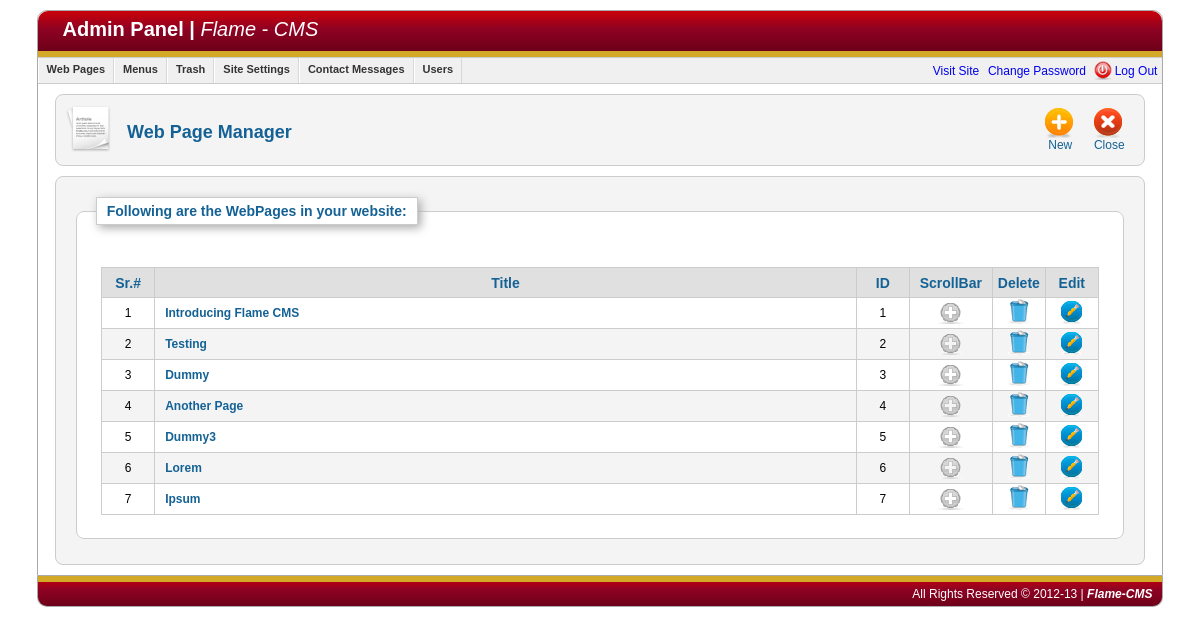
Page /flame/cp/index.php?view=webpages (signed in) on the committed database.
### tables this page shows
CREATE TABLE IF NOT EXISTS `webpages` (
  `PID` int(11) NOT NULL AUTO_INCREMENT,
  `pName` varchar(20) NOT NULL,
  `Title` varchar(100) NOT NULL,
  `Content` text NOT NULL,
  `scroll` tinyint(4) NOT NULL DEFAULT '0',
  PRIMARY KEY (`PID`)
);

### flame/cp/includes/_web_admin_webpages.php (the view, shortened to what this page needs)
<div class="dToolBar">
	<div id="tools">
		<ul>
			<li>
				<a href="index.php?view=addPage">
					<span class="newPageIcon"></span>
					New
				</a>
			</li>
			<li>
				<a href="index.php">
					<span class="cancelIcon"></span>
					Close
				</a>
			</li>
		</ul>
	</div>
	<img src="images/webpages.png" alt="Manage Web Pages" title="Manage Web Pages" />
	<h2>Web Page Manager</h2>
</div>
<div id="viewElement">
	<fieldset id="fixedPages">
		<legend class="panelTitle">Following are the WebPages in your website:</legend>
		<?php
			$query = "SELECT *
							FROM webpages";
		?>
		<br /><br />
		<table>
			<thead>
				<tr>
					<th>Sr.#</th>
					<th>Title</th>
					<th class="fifty_px_wide">ID</th>
					<th class="eighty_px_wide">ScrollBar</th>
					<th class="fifty_px_wide">Delete</th>
					<th class="fifty_px_wide">Edit</th>
				</tr>
			</thead>
			<tbody>
				<?php
					$fixedPR = mysql_query($query, $conn);
					$rN = 0;
					while($page = mysql_fetch_assoc($fixedPR))
					{
						if($rN%2 == 0)
							$classN = "r_even";
						else
							$classN = "r_odd";
						if($page['scroll'] == 0 )
						{
							$scrollClass = 'scrollOFF';
							$scrollTitle = "Turn On ScrollBar";
							$scrollAddress = 'processors/scrollbarshow.php?pid=' . $page['PID'];
						}
						else
						{
							$scrollClass = 'scrollON';
							$scrollTitle = "Turn Off ScrollBar";
							$scrollAddress = 'processors/scrollbarhide.php?cur=top&pid=' . $page['PID'];
						}
						echo '<tr class="' . $classN .'">
									<td class="fifty_px_wide">' . ($rN + 1) . '</td>
									<td class="rPTitle"><a href="index.php?view=editPage&pid=' . $page['PID'] . '">' . $page['Title'] . '</a></td>
									<td>' . $page['PID'] . '</td>
									<td><a href="' . $scrollAddress . '" class="' . $scrollClass . '" title="' . $scrollTitle . '"></a></td>
									<td><a onClick="if(confirm(\'Do You really want to delete this page?\')) return true; else return false;"  href="processors/trash_a_webpage.php?pid='. $page['PID'] . '"><img src="images/trash_icon_25.png" title="Delete This Page" alt="Delete" /></a></td>
									<td><a href="index.php?view=editPage&pid=' . $page['PID'] . '"><img src="images/edit_icon_32.png" title="Edit Page" alt="Edit Page" /></a></td>
								</tr>';
						$rN ++;
					}
				?>
			</tbody>
		</table>
	</fieldset>
</div>

### flame/cp/css/style.css (style rules this page uses)
body { font-family: arial, verdana; font-size: 12px; }
.panelTitle { color: #146295; font-weight: bold; font-size: 14px; margin-left: 10px; padding: 5px 10px; border: 1px solid #ccc; background-color: #fff; box-shadow: 3px 3px 10px #aaa; }
.dToolBar { min-width: 800px; max-width: 95%; height: 60px; margin-top: 10px; margin-bottom: 10px; border: 1px solid #ccc; border-radius: 8px; margin-left: auto; margin-right: auto; background-color: #F4F4F4; padding-top: 10px; padding-left: 10px; padding-right: 10px; }
.dToolBar h2 { display: inline; margin: 0px; padding: 0px; position: relative; top: -15px; padding-left: 10px; color: #146295; }
#tools { float: right; width: 100px; height: 100%; position: relative; top: -5px; }
#tools ul { list-style-type: none; margin: 0px; padding: 0px; }
#tools ul li { display: block; float: left; width: 44px; height: 48px; padding: 1px 1px 3px 4px; }
#tools .cancelIcon { display: block; width: 37px; height: 32px; background-image: url(../images/cancel_icon.png); background-position: 5px 0px; background-repeat: no-repeat; }
#tools a { text-decoration: none; color: #146295; text-align: center; display: block; width: 100%; height: 100%; float: left; margin-top: 5px; }
#viewElement { min-width: 800px; max-width: 95%; min-height: 250px; margin-top: 10px; margin-bottom: 10px; border: 1px solid #ccc; border-radius: 8px; margin-left: auto; margin-right: auto; background-color: #F4F4F4; padding-top: 10px; padding-left: 10px; padding-right: 10px; }
#fixedPages, #secondaryPages, #specialPages, #webPagesTrash, #promotionManager, #promoTrash, #testCharacteristics, #editQP, .unverified_orders, .detailedOrder, .prizesPage, .siteSettings { background-color: #fff; border: 1px solid #CCCCCC; border-radius: 8px 8px 8px 8px; margin: 10px 10px 25px 10px; min-height: 150px; }
.newPageIcon { display: block; width: 37px; height: 32px; background-image: url(../images/new_page_icon.png); background-position: 5px 0px; background-repeat: no-repeat; }
#fixedPages table, #secondaryPages table, .catPage .catHeader table, #testCharacteristics table, #qListPage table, .unverified_orders table, .prizesPage table { width: 97%; margin-left: auto; margin-right: auto; border: 1px solid #ccc; margin-top: 10px; margin-bottom: 15px; border-collapse: collapse; }
#fixedPages table thead, #secondaryPages table thead, .catPage .catHeader table thead, #testCharacteristics th, #qListPage thead, .unverified_orders thead, .prizesPage thead { height: 30px; border-bottom: 1px solid #bbb; }
#fixedPages table thead th, #secondaryPages table thead th, .catPage .catHeader table thead th, #testCharacteristics th, #qListPage table thead th, .unverified_orders table thead th, .prizesPage table thead th { border-left: 1px solid #ccc; color: #146295; font-size: 14px; background-color: #e0e0e0; }
#fixedPages table tbody tr, #secondaryPages table tbody tr, .catPage .catHeader table tbody tr, #qListPage table tbody tr, .unverified_orders table tbody tr, .prizesPage table tbody tr { height: 30px; }
#fixedPages table tbody tr td, #secondaryPages table tbody tr td, .catPage .catHeader table tbody tr td, #testCharacteristics td, #qListPage table tbody tr td, .unverified_orders table tbody tr td, .prizesPage table tbody tr td { border: 1px solid #ccc; text-align: center; }
#fixedPages table tbody tr td a, #secondaryPages table tbody tr td a, .catPage .catHeader table tbody tr td a { text-decoration: none; color: #146295; }
.r_even { background-color: #fff; }
.r_odd { background-color: #f4f4f4; }
.rPTitle { color: #146295; font-weight: bold; padding-left: 10px; text-align: left !important; }
.rPTitle a { display: block; width: 100%; height: 100%; }
.scrollON, .scrollOFF { display: block; width: 25px; height: 25px; margin-left: auto; margin-right: auto; }
.scrollOFF { background-image: url(../images/scroll_bar_icon_25.png); background-position: 0px -25px; background-repeat: no-repeat; }
.fifty_px_wide { width: 50px; }
.eighty_px_wide { width: 80px; }

### rows in the picture
webpages: Title "Introducing Flame CMS", PID "1"
webpages: Title "Testing", PID "2"
webpages: Title "Dummy", PID "3"
webpages: Title "Another Page", PID "4"
webpages: Title "Dummy3", PID "5"
webpages: Title "Lorem", PID "6"
webpages: Title "Ipsum", PID "7"

### other values in the picture
get_site_title() "Flame - CMS"
